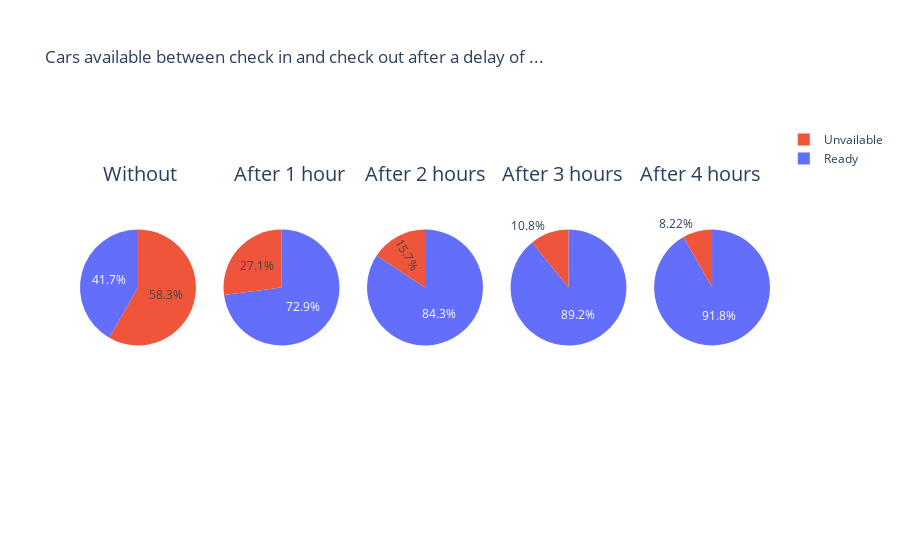

Notebook code cell kept with this figure:
### Code cell
## Proportion à l'heure à Actuel, delais 1h 2h 3h 4H ... ____|_|_|_| 
## 
specs = np.repeat({'type':'domain'}, 5).tolist()

fig = make_subplots(rows=1, cols=5, specs=[specs])

for hours_cut in range(0,5):

    dataset_before = len( dataset[dataset['delay_at_checkout_in_minutes'] < (hours_cut*60)] )
    dataset_after = len( dataset[dataset['delay_at_checkout_in_minutes'] >= (hours_cut*60)] )


    fig.add_trace(go.Pie(labels=['Ready', 'Unvailable'], 
                         values=[dataset_before, dataset_after], 
                         name=f"{hours_cut} hour(s) between ck_in & check out"),
                         1, (hours_cut+1) )

fig.update_layout(
    title_text="Cars available between check in and check out after a delay of ...",
    # Add annotations in the center of the donut pies.
    annotations=[dict(text='Without', x=0.03, y=0.9, font_size=20, showarrow=False),
                 dict(text='After 1 hour', x=0.22, y=0.9, font_size=20, showarrow=False),
                 dict(text='After 2 hours', x=0.50, y=0.9, font_size=20, showarrow=False),
                 dict(text='After 3 hours', x=0.79, y=0.9, font_size=20, showarrow=False),
                 dict(text='After 4 hours', x=0.99, y=0.9, font_size=20, showarrow=False),
                ])
# https://plotly.com/python/discrete-color/
colors = ['#636EFA', '#EF553B']
fig.update_traces(marker=dict(colors=colors))

fig.show()

### Figure 1 — Plotly figure (JSON) as saved in the notebook; plotly's stock layout.template omitted (floating-point values rounded to 4 significant figures)
{"data": [{"domain": {"x": [0, 0.168], "y": [0, 1]}, "labels": ["Ready", "Unvailable"], "marker": {"colors": ["#636EFA", "#EF553B"]}, "name": "0 hour(s)\n between ck_in & check out", "type": "pie", "values": [6820, 9526]}, {"domain": {"x": [0.208, 0.376], "y": [0, 1]}, "labels": ["Ready", "Unvailable"], "marker": {"colors": ["#636EFA", "#EF553B"]}, "name": "1 hour(s)\n between ck_in & check out", "type": "pie", "values": [11918, 4428]}, {"domain": {"x": [0.416, 0.584], "y": [0, 1]}, "labels": ["Ready", "Unvailable"], "marker": {"colors": ["#636EFA", "#EF553B"]}, "name": "2 hour(s)\n between ck_in & check out", "type": "pie", "values": [13778, 2568]}, {"domain": {"x": [0.624, 0.792], "y": [0, 1]}, "labels": ["Ready", "Unvailable"], "marker": {"colors": ["#636EFA", "#EF553B"]}, "name": "3 hour(s)\n between ck_in & check out", "type": "pie", "values": [14580, 1766]}, {"domain": {"x": [0.832, 1], "y": [0, 1]}, "labels": ["Ready", "Unvailable"], "marker": {"colors": ["#636EFA", "#EF553B"]}, "name": "4 hour(s)\n between ck_in & check out", "type": "pie", "values": [15002, 1344]}], "layout": {"annotations": [{"font": {"size": 20}, "showarrow": false, "text": "Without", "x": 0.03, "y": 0.9}, {"font": {"size": 20}, "showarrow": false, "text": "After 1 hour", "x": 0.22, "y": 0.9}, {"font": {"size": 20}, "showarrow": false, "text": "After 2 hours", "x": 0.5, "y": 0.9}, {"font": {"size": 20}, "showarrow": false, "text": "After 3 hours", "x": 0.79, "y": 0.9}, {"font": {"size": 20}, "showarrow": false, "text": "After 4 hours", "x": 0.99, "y": 0.9}], "title": {"text": "Cars available between check in and check out after a delay of ..."}}}
